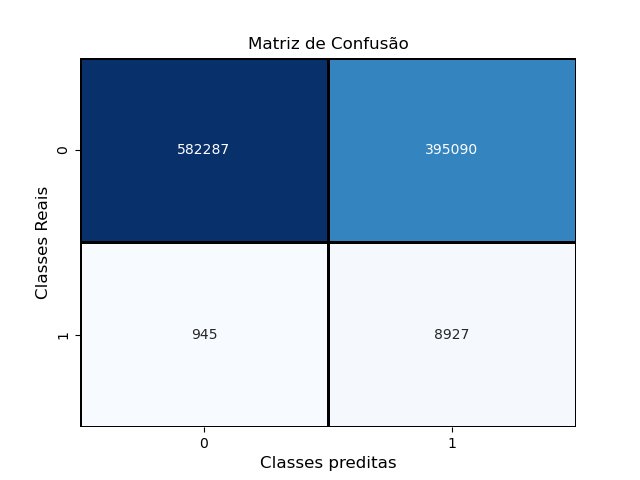

Recreate this plot in Python.
#import os 
#os.environ["tf_gpu_allocator"]="cuda_malloc_async"


from sklearn.model_selection import train_test_split
from sklearn.metrics import confusion_matrix
from sklearn.metrics import accuracy_score
from sklearn.metrics import classification_report

from imblearn.over_sampling import SMOTE

import numpy as np
import matplotlib.pyplot as plt
import pandas as pd

import heapq 
#os.environ["tf_gpu_allocator"]="cuda_malloc_async"



import math
import seaborn as sns


import tensorflow as tf
from tensorflow import keras

from keras.layers import Dense, Input, Dropout, BatchNormalization
from keras.models import Sequential
from keras.utils import to_categorical
from keras.optimizers import Adam
from keras.callbacks import EarlyStopping





# Enable logging to see which CPU cores or operations are being placed
#tf.debugging.set_log_device_placement(True)
def step_function(x):
    return int(x >= 0)


BS=256 #Batch SIze
LR=0.0001 #Learning Rate
DF=0.3 #Dropout Freq
WT=100 #weight for VH error in class_weight
L1=1500 #Number of units in Hidden Layer 1
L2=1500 #Number of units in Hidden Layer 2
L3=1500 #Number of units in Hidden Layer 3

CW = {0: 1.0, 1: WT}

per=0.01 #percentagem de VH




#Training Bit
file_path = "training_bit.txt"

with open(file_path, 'r') as myfile:
    data_training = [list(line.strip()) for line in myfile] # Read each line, convert to a list of characters

#Create the DataFrame
X_treinamento_raw = pd.DataFrame(data_training).astype(int)
print(f"X_treinamento:\n{X_treinamento_raw.describe()}\n")
X_treinamento_raw=np.array(X_treinamento_raw)


#Validation Bit
file_path = "validation_bit.txt"

with open(file_path, 'r') as myfile:
    data_validation = [list(line.strip()) for line in myfile] # Read each line, convert to a list of characters

#Create the DataFrame
X_validacao = pd.DataFrame(data_validation).astype(int)
print(f"X_validacao:\n{X_validacao.describe()}\n")
X_validacao=np.array(X_validacao)


#Testing Bit
file_path = "testing_bit.txt"

with open(file_path, 'r') as myfile:
    data_testing = [list(line.strip()) for line in myfile] # Read each line, convert to a list of characters

#Create the DataFrame
X_teste = pd.DataFrame(data_testing).astype(int)
print(f"X_teste:\n{X_teste.describe()}\n")
X_teste=np.array(X_teste)



#Training Score
file_path = "training_score.txt"
y_treinamento_unravelled=pd.read_csv(file_path, header=None)
y_treinamento_unravelled.columns=['Score']
print(f"y_treinamento_unravelled:\n{y_treinamento_unravelled.describe()}\n")
y_treinamento=np.ravel(y_treinamento_unravelled)

y_treinamento_ar = heapq.nsmallest(math.floor(per*len(y_treinamento)), y_treinamento.T)
y_treinamento_lim = y_treinamento_ar[math.floor(per*len(y_treinamento))-1]
y_treinamento_VH_raw = np.array([1 if x<=y_treinamento_lim else 0 for x in y_treinamento.T])


smote = SMOTE(random_state=42)
X_treinamento, y_treinamento_VH = smote.fit_resample(X_treinamento_raw, y_treinamento_VH_raw)

# Temos 2 classes
# Converter o vetor de rótulos para uma matriz binária
# Alterar o conjunto de dados de rótulos para o formato de string binária 1-de-N (one-hot encoding)
# Teremos uma rede neural com 2 neurônios na camada de saída
#y_treinamento_VH = to_categorical(y_treinamento_VH)


#Validation Score
file_path = "validation_score.txt"
y_validacao_unravelled=pd.read_csv(file_path, header=None)
y_validacao_unravelled.columns=['Score']
print(f"y_validacao_unravelled:\n{y_validacao_unravelled.describe()}\n")
y_validacao=np.ravel(y_validacao_unravelled)

y_validacao_ar = heapq.nsmallest(math.floor(per*len(y_validacao)), y_validacao.T)
y_validacao_lim = y_validacao_ar[math.floor(per*len(y_validacao))-1]
y_validacao_VH = np.array([1 if x<=y_validacao_lim else 0 for x in y_validacao.T])

# Temos 2 classes
# Converter o vetor de rótulos para uma matriz binária
# Alterar o conjunto de dados de rótulos para o formato de string binária 1-de-N (one-hot encoding)
# Teremos uma rede neural com 2 neurônios na camada de saída
#y_validacao_VH = to_categorical(y_validacao_VH)

#Testing Score
file_path = "testing_score.txt"
y_teste_unravelled=pd.read_csv(file_path, header=None)
y_teste_unravelled.columns=['Score']
print(f"y_teste_unravelled:\n{y_teste_unravelled.describe()}\n")
y_teste=np.ravel(y_teste_unravelled)

y_teste_ar = heapq.nsmallest(math.floor(per*len(y_teste)), y_teste.T)
y_teste_lim = y_teste_ar[math.floor(per*len(y_teste))-1]
y_teste_VH = np.array([1 if x<=y_teste_lim else 0 for x in y_teste.T])

# Temos 2 classes
# Converter o vetor de rótulos para uma matriz binária
# Alterar o conjunto de dados de rótulos para o formato de string binária 1-de-N (one-hot encoding)
# Teremos uma rede neural com 2 neurônios na camada de saída
#y_teste_VH = to_categorical(y_teste_VH)






#num_objetos num_colunas
num_objetos, num_colunas = X_treinamento.shape


#Treino teste
#X_treino, X_teste, y_treino, y_teste = train_test_split(previsoes_df, previsoes_VH, test_size = 0.3, random_state = 42)
                                                                  
                                                                  
#Treinamento Validação
#X_treinamento, X_validacao, y_treinamento, y_validacao = train_test_split(X_treino, y_treino, test_size=0.2, random_state=42)


## Topologia da Rede Neural
# - relu:  função de ativação ReLU: f(x) = max(0, x)
# - softmax: cada neurônio de saída receberá uma probabilidade

modelo = Sequential()
modelo.add(Input(shape=(num_colunas,)))
modelo.add(Dense(units=L1,name='camada_escondida_1', activation='relu'))
modelo.add(BatchNormalization()) #Evita loss nan
modelo.add(Dropout(DF))
modelo.add(Dense(units=L2,name='camada_escondida_2', activation='relu'))
modelo.add(BatchNormalization())
modelo.add(Dropout(DF))
modelo.add(Dense(units=L3,name='camada_escondida_3', activation='relu'))
modelo.add(BatchNormalization())
modelo.add(Dropout(DF))
modelo.add(Dense(units=1, name='camada_saida', activation='sigmoid')) #Ou é Virtual hit ou não é
modelo.add(BatchNormalization())
modelo.add(Dropout(DF))


## Parâmetros da Rede Neural
#  optimizer = algoritmo para atualizar os pesos baseado no loss:
#       Ex. 'adam', 'sgd', 'rmsprop'
#  loss = cálculo do erro.
#       Ex.: 'mean_squared_error','categorical_crossentropy', 'binary_crossentropy'
#  metrics = lista de métricas para avaliar o modeloL

#custom_adam = tf.keras.optimizers.Adam(learning_rate=LR, clipnorm=1.0)  # Customizando para definir a learning_rate

#sgd_optimizer = keras.optimizers.SGD(learning_rate=0.01, momentum=0.9)

sgd_optimizer = keras.optimizers.SGD(
    learning_rate=LR,
    momentum=0.9,
    nesterov=True,
    weight_decay=1e-4  # Automatically applies L2 penalty to weights
)


modelo.compile(optimizer = sgd_optimizer,
               loss = 'mean_squared_error',
               metrics = ['accuracy', keras.metrics.Precision(), tf.keras.metrics.Recall()])

modelo.summary()






#Treinamento da Rede Neural

# 150 épocas

# Define the early stopping callback
early_stopping = EarlyStopping(
    monitor='val_loss',     # Watch the validation loss
    min_delta=0.001,        # Minimum change to qualify as an improvement
    patience=10,             # Number of epochs to tolerate oscillation/no improvement
    restore_best_weights=True, # Revert to the best model weights after stopping
    verbose=0
)


# Atenção para o conjunto de validação.

modelo.fit(X_treinamento,
           y_treinamento_VH,
           batch_size = BS,
           epochs = 150,
           class_weight=CW,
           validation_data = (X_validacao, y_validacao_VH), 
           callbacks=[early_stopping]
           )


#Salvar modelo
sv_pth='BS_'+str(BS)+'_LR_'+str(LR)+'_DF_'+str(DF)+'_WT_'+str(WT)+'_'+str(L1)+'_'+str(L2)+'_'+str(L3)
#sv_pth='BS_'+str(BS)+'_LR_'+str(LR)+'_WT_'+str(WT)+'_'+str(L1)+'_'+str(L2)+'_'+str(L3)
modelo.save('./Resultados class/'+sv_pth+'/'+sv_pth+'.h5')


#Extração de previsões
previsoes = modelo.predict(X_teste)

y_previsao_matrix = [step_function(t-0.5) for t in previsoes]
y_teste_matrix = [step_function(t-0.5) for t in y_teste_VH]


# Acurácia do Modelo avaliada no Conjunto de Dados de teste:
accuracy = accuracy_score(y_teste_matrix, y_previsao_matrix)
print("Acurácia no conjunto de teste ( previsões Corretas / todas as previsões  ):\n", accuracy)



#Matriz de confusão - tabela com desempenho do modelo
confusao = confusion_matrix(y_teste_matrix, y_previsao_matrix)
print("Matriz de Confusão no Conjunto de Teste (Classes reais x Classes preditas):")

print("Matriz de Confusão")
print(confusao)

# Matriz de Confusão - representação mais informativa e didática
print("\n\n Matriz de Confusão")
sns.heatmap(
    confusao,
    annot=True,          # Show números nas células
    fmt='d',             # Números como inteiros
    cmap='Blues',        # Paleta de cores
    cbar=False,          # Remover barra à direita
    linewidths=1,        # Adicionar borda
    linecolor='black'    # Cor da borda
)
plt.xlabel('Classes preditas', fontsize=12)
plt.ylabel('Classes Reais', fontsize=12)
plt.title('Matriz de Confusão', fontsize=12)
plt.show()

#https://stackoverflow.com/questions/54141663/how-can-i-solve-error-allocation-exceeds-10-of-system-memory-on-keras
